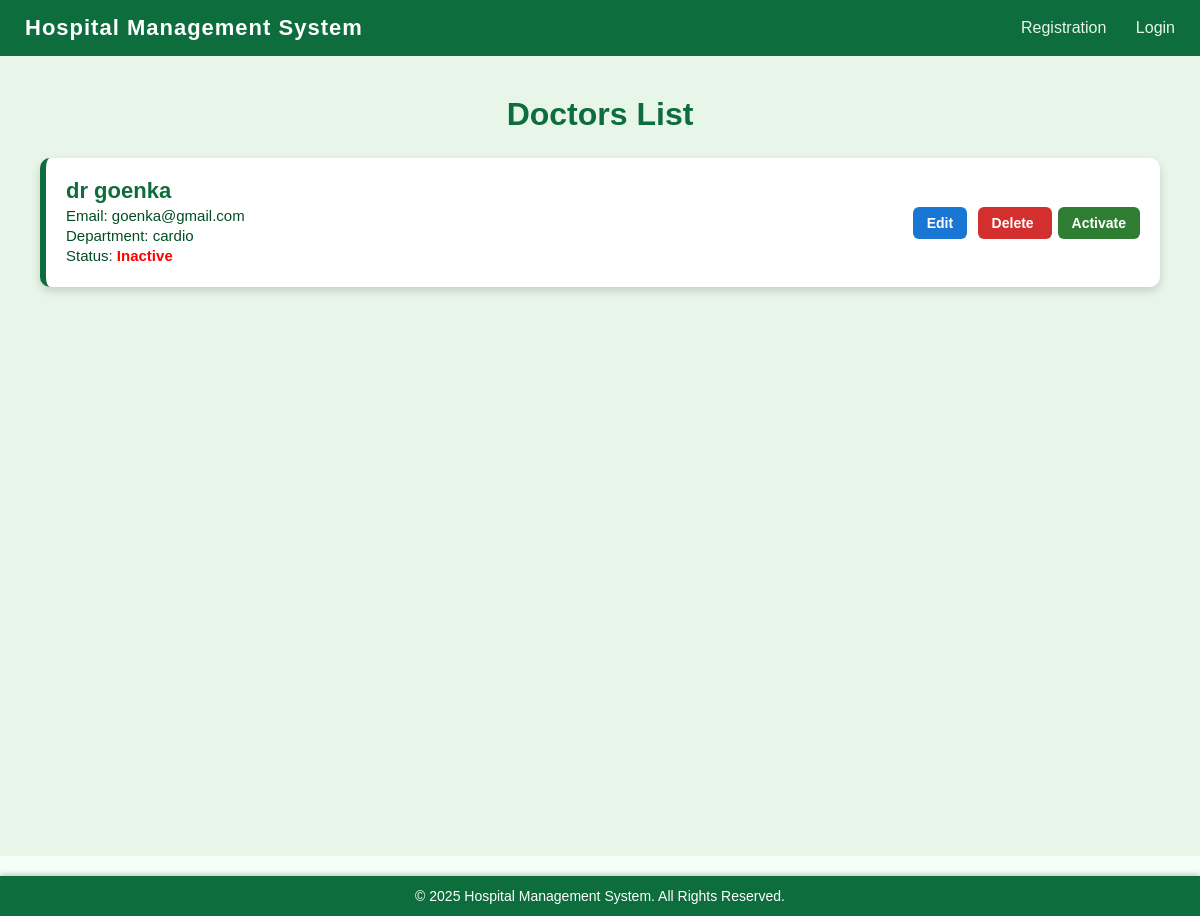
Page /admin_dashboard/view_doctor/2 on the committed database.
### app.py (models this page shows)
class User(db.Model):
    __tablename__='users'
    id=db.Column(db.Integer,primary_key=True)
    username=db.Column(db.String(150),unique=True,nullable=False)
    email=db.Column(db.String(150),unique=True,nullable=False)
    password=db.Column(db.String(150),nullable=False)
    role=db.Column(db.String(50),nullable=False)#eg doctor admin patient
    created_at=db.Column(db.DateTime,default=datetime.utcnow)
    department_id=db.Column(db.Integer,db.ForeignKey('departments.id'),nullable=True)
    department=db.relationship("Department",back_populates="doctors")
    experience=db.Column(db.Integer,nullable=True)
    qualifications=db.Column(db.String(250),nullable=True)
    blacklisted=db.Column(db.Boolean, default=False)
    availabilities = db.relationship('DoctorAvailability', back_populates='doctor', cascade="all, delete-orphan")

class Department(db.Model):
    __tablename__='departments'
    id=db.Column(db.Integer,primary_key=True)
    department_name=db.Column(db.String(100),unique=True,nullable=False)
    description=db.Column(db.Text,nullable=True)
    doctors=db.relationship("User",back_populates="department")

### app.py (the view)
@app.route('/admin_dashboard/view_doctor/<int:dept_id>')
def view_dct(dept_id):
    doctors=User.query.filter_by(department_id=dept_id)
    return render_template('view_doctor.html',doctors=doctors)

### templates/view_doctor.html (shortened to what this page needs)
{% extends "base.html" %}
{% block content %}
<div class="page-container">
    <h1 class="page-title">Doctors List</h1>
    {% for doc in doctors %}
    <div class="doctor-card">
        <div class="doctor-info">
            <h3>{{ doc.username }}</h3>
            <p>Email: {{ doc.email }}</p>
            <p>Department: {{ doc.department.department_name }}</p>
            <p>Status:
                {% if doc.is_active %}
                    <strong style="color: green;">Active</strong>
                {% else %}
                    <strong style="color: red;">Inactive</strong>
                {% endif %}
            </p>
        </div>
        <div class="action-buttons">
            <a href="/edit_doctor/{{ doc.id }}" class="edit-btn">Edit</a>
            <a href="{{ url_for('delete_doctor', doctor_id=doc.id) }}" class="delete-btn"
               onclick="return confirm('Are you sure you want to delete this doctor?');">
               Delete
            </a>
            {% if doc.is_active %}
                <a href="/deactivate_doctor/{{ doc.id }}" class="disable-btn">Disable</a>
            {% else %}
                <a href="/activate_doctor/{{ doc.id }}" class="activate-btn">Activate</a>
            {% endif %}
        </div>
    </div>
    {% endfor %}
</div>
{% endblock %}

### templates/base.html (style rules this page uses)
* { margin: 0; padding: 0; box-sizing: border-box; font-family: Arial, Helvetica, sans-serif; }
body { background: #f4fff7; padding-bottom: 60px; }

### templates/view_doctor.html (style rules this page uses)
.page-container { padding: 40px; background: #e8f5e9; min-height: 100vh; }
.page-title { text-align: center; font-size: 32px; color: #0d6d3d; margin-bottom: 25px; font-weight: 700; }
.doctor-card { background: white; padding: 20px; margin-bottom: 18px; border-radius: 10px; border-left: 6px solid #0d6d3d; box-shadow: 0 4px 10px rgba(0,0,0,0.15); display: flex; justify-content: space-between; align-items: center; }
.doctor-info h3 { margin: 0; color: #0d6d3d; font-size: 22px; }
.doctor-info p { margin: 3px 0; font-size: 15px; color: #004d25; }
.action-buttons a { padding: 8px 14px; text-decoration: none; border-radius: 6px; font-size: 14px; margin-left: 6px; font-weight: 600; transition: 0.3s; }
.edit-btn { background: #1976d2; color: white; }
.delete-btn { background: #d32f2f; color: white; }
.activate-btn { background: #2e7d32; color: white; }

### rows in the picture
User: username "dr goenka", email "goenka@gmail.com", department.department_name "cardio"
